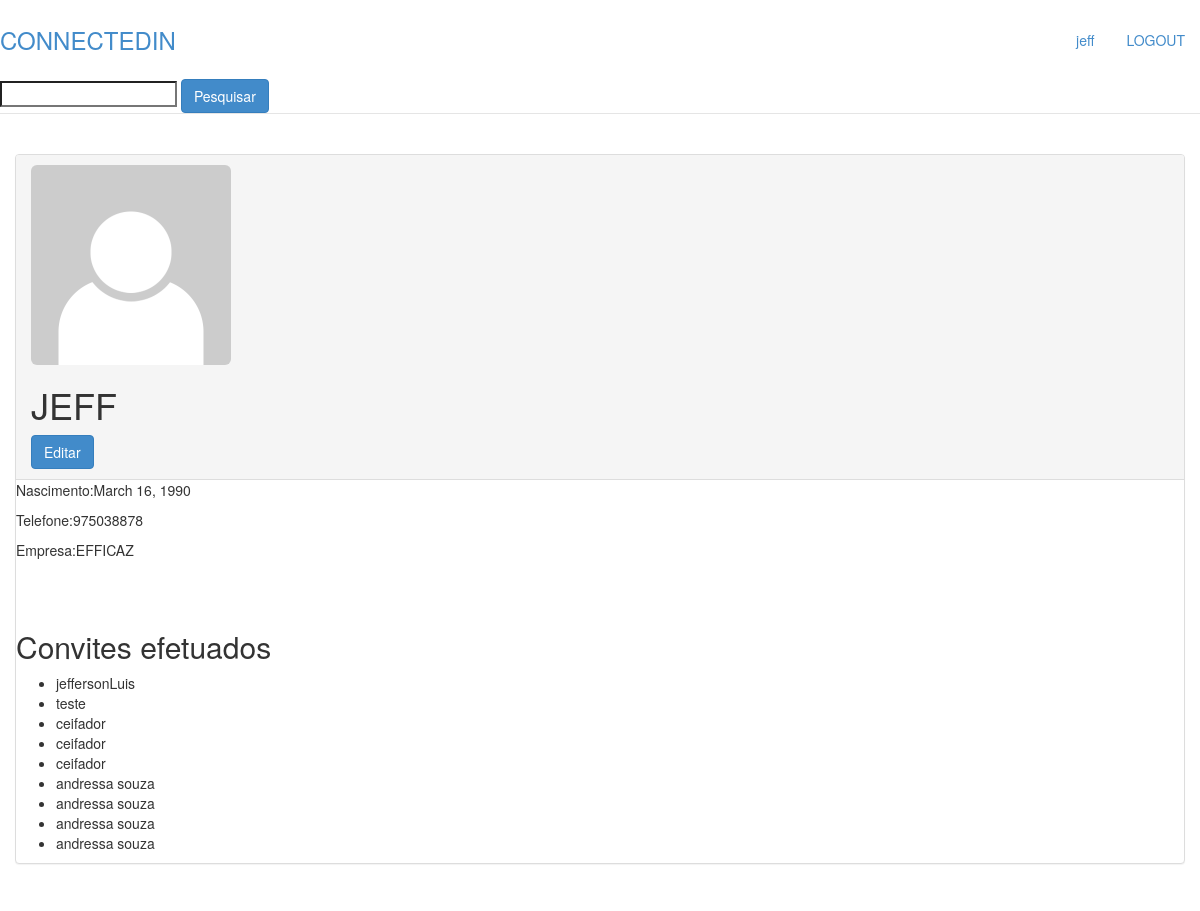
Page /perfis/1 (signed in) on the committed database.
### perfis/models.py (models this page shows, shortened)
class Perfil(models.Model):
    nome=models.CharField(max_length=255, null=False)
    nascimento=models.DateField(null=False)
    telefone=models.CharField(max_length=255)
    empresa=models.CharField(max_length=255)
    contatos = models.ManyToManyField('self')
    usuario = models.OneToOneField(User, related_name='perfil')
    foto = models.ImageField(upload_to='', default='none.jpg')
    def convidados(self):
        convites = Convite.objects.filter(solicitante__id=self.id)
        convidados = [convite.convidado for convite in convites if convite.solicitante.id==self.id]
        return convidados

### perfis/views.py (the view)
# urls.py: url(r'^', include('perfis.urls')),
@login_required
def perfis(request, perfil_id):
    perfil=Perfil.objects.get(id=perfil_id)
    return render(request, 'perfil.html', {"perfil" : perfil, 'perfil_logado' : get_perfil_logado(request)})

### perfis/views.py (called while the page is built)
@login_required
def get_perfil_logado(request):
    return request.user.perfil

### perfis/templates/perfil.html (shortened to what this page needs)
{% extends "template.html" %}
{% block conteudo %}
    <div class="col-lg-12">
        <div class="panel panel-default">
            <div class="panel-heading">
                <img class="img-rounded" style="width:200px; height:200px" src="../img/{{perfil.foto}}">
                <h1>{{perfil.nome | upper}}</h1>
                {% if perfil.id == perfil_logado.id %}
                    <a class="btn btn-primary" href="{% url 'editar_perfil' %}">Editar</a>
                {% elif perfil.id != perfil_logado.id  and perfil in perfil_logado.contatos.all %}
                    <a class="btn btn-danger" href="{% url 'excluir_contato' perfil.id %}">Excluir</a>
                {% endif %}
            </div>
                <p class="row-content">Nascimento:{{perfil.nascimento}}</p>
                <p class="row-content">Telefone:{{perfil.telefone}}</p>
                <p class="row-content">Empresa:{{perfil.empresa | upper}}</p>
                <br/>
                <br/>
                <h2>Convites efetuados</h2>
                {% if perfil.convidados %}
                <ul>
                    {% for convidado in perfil.convidados %}
                    <li>{{convidado.nome}}</li>
                    {%endfor%}
                </ul>
                {% else %}
                <p>Nenhum convite efetuado</p>
                {% endif %}
        </div>
    </div>
{% endblock %}

### perfis/templates/template.html (shortened to what this page needs)
{% load staticfiles %}
<!DOCTYPE html>
<html lang="pt-br">
<head>
    <link type="text/css" href="{% static 'styles/bootstrap.css' %}" rel="stylesheet">
    <link type="text/css" href="{% static 'styles/main.css' %}" rel="stylesheet">
     <link type="text/css" href="{% static 'styles/formulario.css' %}" rel="stylesheet">
</head>
<body>
    <div class="conteiner">
        <div class="header">
            <ul class="nav nav-pills pull-right">
                <li class=""><a href="{% url 'perfis' perfil_logado.id %}">{{perfil_logado.nome}}</a></li>
                <li class=""><a href="{% url 'logout' %}">LOGOUT</a> </li>
            </ul>
            <h3 class="text-muted"><a href="{% url 'index' %}">CONNECTEDIN</a></h3>
            <form action="{% url 'pesquisar' %}" method="get">
                <input type="text" name="texto" id="texto" value="{{form.texto.value}}">
                <button class="btn btn-primary" type="submit">Pesquisar</button>
            </form>
        </div>
        <div class="row content">
            {% block conteudo %}
            {% endblock %}
        </div>
    </div>
</body>
</html>

### perfis/static/styles/main.css (style rules this page uses)
body { padding-top: 20px; padding-bottom: 20px; }
.header, .content, .footer { padding-left: 15px; padding-right: 15px; }
.header { border-bottom: 1px solid #e5e5e5; }
.header h3 { margin-top: 0; margin-bottom: 0; line-height: 40px; padding-bottom: 19px; }
.content { margin: 40px 0; }
@media screen and (min-width: 768px) { .header, .content, .footer { padding-left: 0; padding-right: 0; } }
@media screen and (min-width: 768px) { .header { margin-bottom: 30px; } }

### rows in the picture
Perfil: nome "jeff", foto (placeholder picture), nome "JEFF", nascimento "March 16, 1990", telefone "975038878", empresa "EFFICAZ"
Perfil: nome "jeffersonLuis"
Perfil: nome "teste"
Perfil: nome "ceifador"
Perfil: nome "andressa souza"
